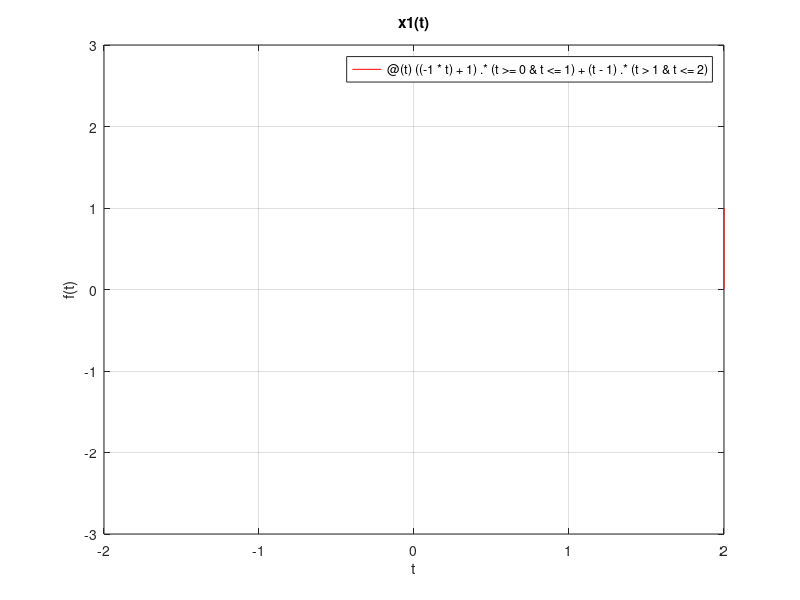
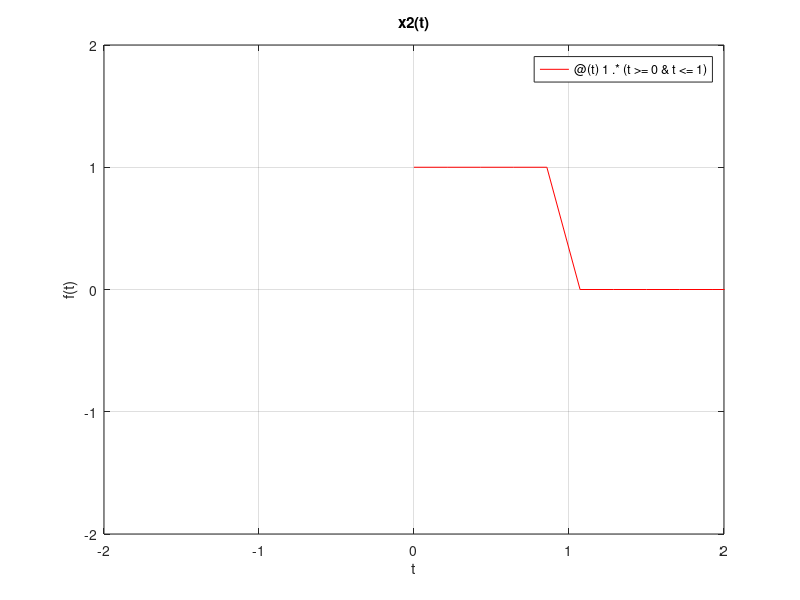

Recreate these plots in MATLAB, in order. (Note: this script raises an error after producing the figures.)
function[]=f()
figure(12)
t=0:0.1:5;
x1=@(t) ((-1*t)+1).*(t>=0 & t<=1)+(t-1).*(t>1&t<=2);
x2=@(t) 1.*(t>=0&t<=1);
fplot(x1,[0,3],'r')
grid on
title('x1(t)')
xlabel('t')
ylabel('f(t)')
axis([-2 2 -3 3])
figure(13)
fplot(x2,[0,3],'r')
grid on
title('x2(t)')
xlabel('t')
ylabel('f(t)')
axis([-2 2 -2 2])
convconm1(x1,x2)